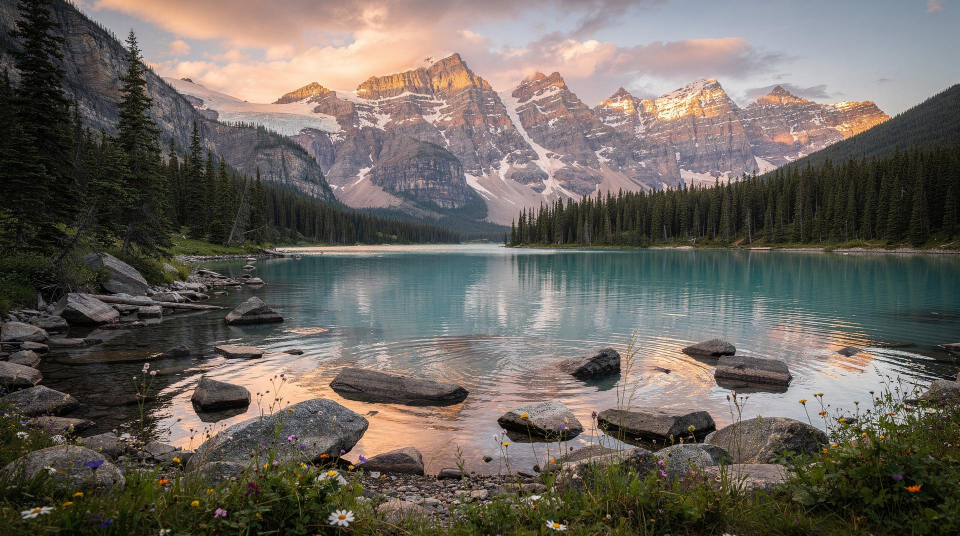
#> input picture test_img1.jpg, 1920 x 1072 px, found by its file name (shown at 1/2 size)
$ python weighted_average_filter.py
#> lines starting #> are read from the running program, lines starting #| are printed output that depends on the picture; after the words box and inside, x2 and y2 are one past the last pixel; in counts of white or black regions, pixels touching at a corner belong together
#> in load_image, raw is the input picture: shape (1072, 1920, 3); mean B, G, R 94.1, 100.8, 106.7
import os
import cv2
import numpy as np
import matplotlib.pyplot as plt

def rgb_to_hsi(rgb_image):
    if rgb_image.ndim == 2:
        I = rgb_image.astype(np.float64) / 255.0 if np.issubdtype(rgb_image.dtype, np.integer) else rgb_image.astype(np.float64)
        return np.stack([np.zeros_like(I), np.zeros_like(I), np.clip(I, 0.0, 1.0)], axis=-1)
    if rgb_image.ndim == 3 and rgb_image.shape[2] == 4:
        rgb_image = rgb_image[:, :, :3]
    rgb = rgb_image.astype(np.float64) / 255.0 if np.issubdtype(rgb_image.dtype, np.integer) else rgb_image.astype(np.float64)
    if rgb.max() > 1.0: rgb /= 255.0
    R, G, B = rgb[:, :, 0], rgb[:, :, 1], rgb[:, :, 2]
    I = (R + G + B) / 3.0
    sum_rgb = R + G + B
    min_rgb = np.minimum(np.minimum(R, G), B)
    S = 1.0 - (3.0 / (sum_rgb + 1e-7)) * min_rgb
    S[sum_rgb == 0] = 0.0
    S = np.clip(S, 0.0, 1.0)
    num = 0.5 * ((R - G) + (R - B))
    den = np.sqrt((R - G)**2 + (R - B)*(G - B))
    theta = np.arccos(np.clip(num / (den + 1e-7), -1.0, 1.0))
    H = np.degrees(theta)
    H[B > G] = 360.0 - H[B > G]
    H[den < 1e-7] = 0.0
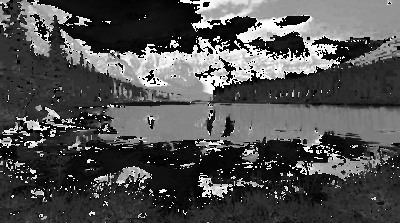
#> H: shape (223, 400) float64; min 0, max 358.7, mean 113.1; drawn with min black and max white
    H[S < 1e-7] = 0.0
    return np.stack([H / 360.0, S, I], axis=-1)

def hsi_to_rgb(hsi_image):
    H = (hsi_image[:, :, 0] * 360.0) % 360.0
    S, I = hsi_image[:, :, 1], hsi_image[:, :, 2]
    R, G, B = np.zeros_like(I), np.zeros_like(I), np.zeros_like(I)
    rad = lambda deg: deg * (np.pi / 180.0)

    s1 = (H >= 0.0) & (H < 120.0)
    h1 = rad(H[s1])
    B[s1] = I[s1] * (1.0 - S[s1])
    R[s1] = I[s1] * (1.0 + (S[s1] * np.cos(h1)) / (np.cos(rad(60.0) - h1) + 1e-7))
    G[s1] = 3.0 * I[s1] - (R[s1] + B[s1])

    s2 = (H >= 120.0) & (H < 240.0)
    h2 = rad(H[s2] - 120.0)
    R[s2] = I[s2] * (1.0 - S[s2])
    G[s2] = I[s2] * (1.0 + (S[s2] * np.cos(h2)) / (np.cos(rad(60.0) - h2) + 1e-7))
    B[s2] = 3.0 * I[s2] - (R[s2] + G[s2])

    s3 = (H >= 240.0) & (H < 360.0)
    h3 = rad(H[s3] - 240.0)
    G[s3] = I[s3] * (1.0 - S[s3])
    B[s3] = I[s3] * (1.0 + (S[s3] * np.cos(h3)) / (np.cos(rad(60.0) - h3) + 1e-7))
    R[s3] = 3.0 * I[s3] - (G[s3] + B[s3])

    return np.round(np.clip(np.stack([R, G, B], axis=-1), 0.0, 1.0) * 255.0).astype(np.uint8)

def load_image(filepath=None, max_dim=400):
    if filepath is None:
        for p in ['test_img1.jpg', '../test_img1.jpg', 'sample_image.jpg', '../sample_image.jpg']:
            if os.path.exists(p):
                filepath = p
                break
    raw = cv2.imread(filepath, cv2.IMREAD_UNCHANGED)
    if raw.ndim == 2: rgb = np.stack([raw, raw, raw], axis=-1)
    elif raw.ndim == 3 and raw.shape[2] == 4: rgb = raw[:, :, :3][:, :, ::-1].copy()
    elif raw.ndim == 3 and raw.shape[2] == 3: rgb = raw[:, :, ::-1].copy()
    else: rgb = raw.copy()
    H, W, _ = rgb.shape
    if max(H, W) > max_dim:
        scale = max_dim / float(max(H, W))
        rgb = cv2.resize(rgb, (int(W * scale), int(H * scale)), interpolation=cv2.INTER_AREA)
    return rgb

def pad_image(image, pad_h, pad_w):
    H, W = image.shape
    padded = np.zeros((H + 2 * pad_h, W + 2 * pad_w), dtype=np.float64)
    padded[pad_h:pad_h + H, pad_w:pad_w + W] = image
    for r in range(pad_h):
        padded[r, pad_w:pad_w + W] = image[0, :]
        padded[pad_h + H + r, pad_w:pad_w + W] = image[H - 1, :]
    for c in range(pad_w):
        padded[:, c] = padded[:, pad_w]
        padded[:, pad_w + W + c] = padded[:, pad_w + W - 1]
    return padded

def convolve2d_scratch(image, kernel):
    H, W = image.shape
    kh, kw = kernel.shape
    pad_h, pad_w = kh // 2, kw // 2
    padded = pad_image(image, pad_h, pad_w)
    out = np.zeros((H, W), dtype=np.float64)
    for r in range(H):
        for c in range(W):
            out[r, c] = np.sum(padded[r:r + kh, c:c + kw] * kernel)
    return out

def save_and_show(fig, filename="output.png"):
    fig.tight_layout()
    fig.savefig(filename, dpi=150, bbox_inches='tight')
    print(f"Saved: {filename}")
    plt.show()

def apply_weighted_average_filter(I):
    kernel = np.array([
        [1.0, 2.0, 1.0],
        [2.0, 4.0, 2.0],
        [1.0, 2.0, 1.0]
    ], dtype=np.float64) / 16.0
    return np.clip(convolve2d_scratch(I, kernel), 0.0, 1.0)
#> after the loop in pad_image, `for r in range(pad_h):`: padded: shape (225, 402) float64; min 0, max 0.948, mean 0.392
#> after the loop in pad_image, `for c in range(pad_w):`:
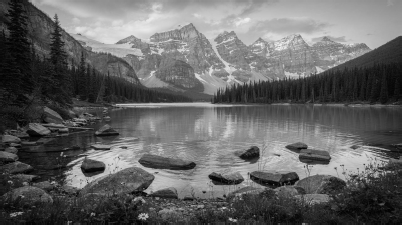
#> padded: shape (225, 402) float64; min 0.00654, max 0.948, mean 0.393

if __name__ == "__main__":
    rgb = load_image()
    hsi = rgb_to_hsi(rgb)
    I_filt = apply_weighted_average_filter(hsi[:, :, 2])
    hsi[:, :, 2] = I_filt
    rgb_filt = hsi_to_rgb(hsi)
#> in hsi_to_rgb, `s1 = (H >= 0.0) & (H < 120.0)`:
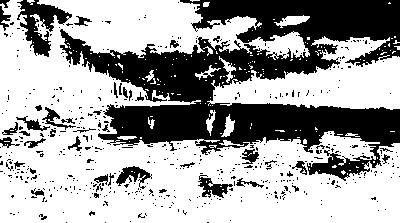
#> s1: shape (223, 400) bool; 64.1% white; 517 black regions (474 under 20 px), largest, box (x1, y1, x2, y2) and area: (60, 0, 400, 181) 26582, (17, 0, 72, 57) 1302, (116, 166, 152, 189) 360
#> in hsi_to_rgb, `s2 = (H >= 120.0) & (H < 240.0)`:
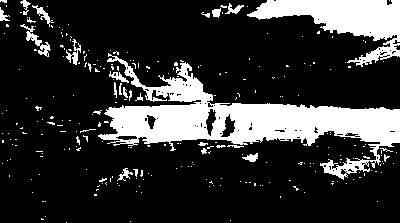
#> s2: shape (223, 400) bool; 20.4% white; 266 white regions (240 under 20 px), largest, box (x1, y1, x2, y2) and area: (98, 53, 400, 180) 11727, (247, 0, 400, 67) 4342, (20, 24, 51, 57) 242
#> in hsi_to_rgb, `h2 = rad(H[s2] - 120.0)`: h2 = 18205 values, max 2.06 at index 5354, min 0.0692 at index 7662, mean 1.32
#> in hsi_to_rgb, `s3 = (H >= 240.0) & (H < 360.0)`:
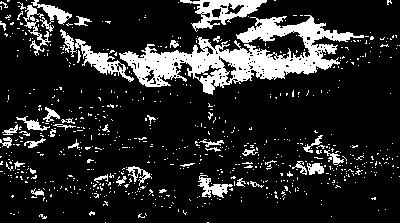
#> s3: shape (223, 400) bool; 15.5% white; 718 white regions (675 under 20 px), largest, box (x1, y1, x2, y2) and area: (119, 15, 364, 95) 6830, (180, 0, 267, 32) 1072, (75, 39, 134, 82) 684
#> in hsi_to_rgb, `h3 = rad(H[s3] - 240.0)`: h3 = 13847 values, max 2.07 at index 5949, min 6.69e-07 at index 7885, mean 1.13
#> in hsi_to_rgb, `G[s3] = I[s3] * (1.0 - S[s3])`: G: shape (223, 400) float64; min 0.0174, max 0.933, mean 0.396
#> in hsi_to_rgb, `B[s3] = I[s3] * (1.0 + (S[s3] * np.cos(h3)) / (np.cos(rad(60.0) - h3) ..`: B: shape (223, 400) float64; min 0, max 0.864, mean 0.368
#> in hsi_to_rgb, `R[s3] = 3.0 * I[s3] - (G[s3] + B[s3])`:
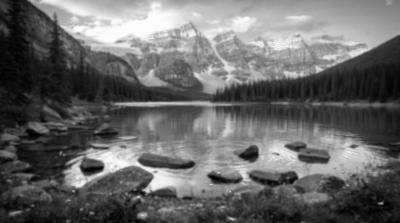
#> R: shape (223, 400) float64; min 0.0174, max 1, mean 0.419; drawn with min black and max white
#> in hsi_to_rgb, `return np.round(np.clip(np.stack([R, G, B], axis=-1), 0.0, 1.0) * 255...`:
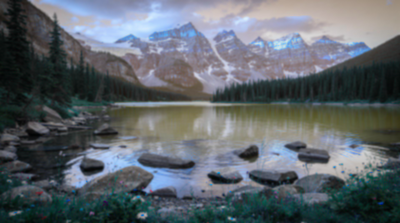
#> returned value: shape (223, 400, 3); mean of channels 0, 1, 2 106.7, 100.9, 94; drawn as B, G, R

    fig, axes = plt.subplots(1, 3, figsize=(15, 5))
    fig.suptitle("Weighted Average Filter (3x3 Mask)", fontsize=14, fontweight='bold')
    axes[0].imshow(rgb); axes[0].set_title("Original RGB"); axes[0].axis('off')
    axes[1].imshow(I_filt, cmap='gray'); axes[1].set_title("Filtered Intensity"); axes[1].axis('off')
    axes[2].imshow(rgb_filt); axes[2].set_title("Reconstructed RGB"); axes[2].axis('off')
    save_and_show(fig, os.path.join(os.path.dirname(__file__), "output.png") if __file__ else "output.png")

$ run again, with test_image.png saved as test_img1.jpg
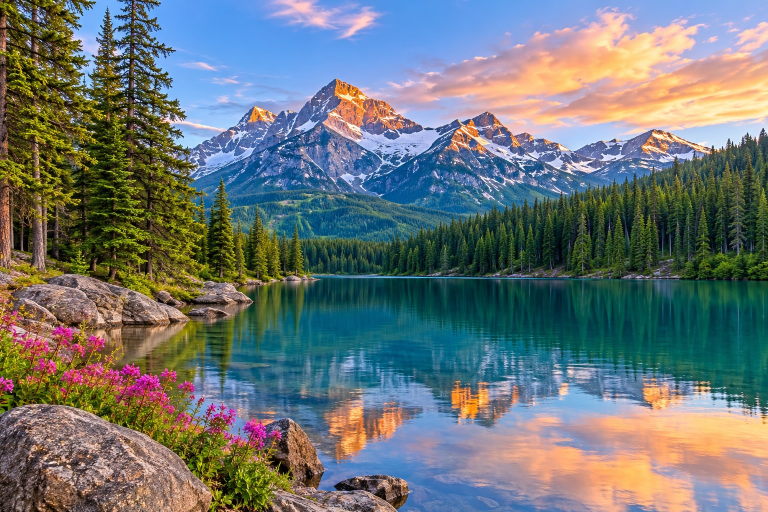
#> input picture test_image.png, 1536 x 1024 px, found by its file name (shown at 1/2 size)
#> in load_image, raw is the input picture: shape (1024, 1536, 3); mean B, G, R 117.6, 117.8, 109.3
#> after the loop in pad_image, `for c in range(pad_w):`:
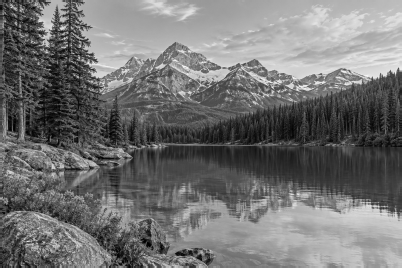
#> padded: shape (268, 402) float64; min 0.00392, max 0.962, mean 0.451
#> s1: shape (266, 400) bool; 42.2% white; 184 white regions (152 under 20 px), largest, box (x1, y1, x2, y2) and area: (0, 0, 184, 266) 27191, (231, 8, 400, 69) 5405, (255, 199, 400, 266) 5027
#> s2: shape (266, 400) bool; 47.6% white; 142 white regions (124 under 20 px), largest, box (x1, y1, x2, y2) and area: (70, 0, 400, 266) 46331, (33, 0, 69, 52) 1008, (349, 62, 400, 100) 722
#> s3: shape (266, 400) bool; 10.1% white; 430 white regions (373 under 20 px), largest, box (x1, y1, x2, y2) and area: (186, 4, 343, 82) 2325, (237, 210, 340, 266) 1680, (107, 207, 151, 234) 476
#> h3 = 10793 values, max 2.09 at index 5555, min 2.5e-07 at index 42, mean 1.19
#> in hsi_to_rgb, `return np.round(np.clip(np.stack([R, G, B], axis=-1), 0.0, 1.0) * 255...`:
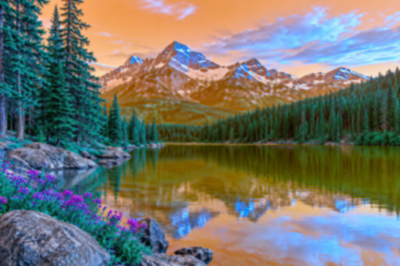
#> returned value: shape (266, 400, 3); mean of channels 0, 1, 2 109.2, 117.9, 117.6; drawn as B, G, R
